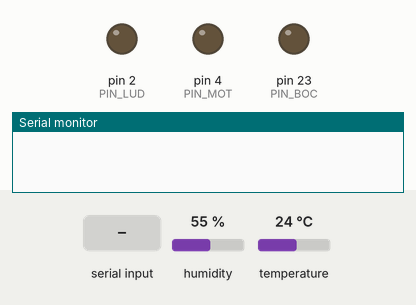
This sketch was run on a simulated Arduino Mega 2560, built with avr-gcc and run on an emulated ATmega2560. Shown: output pins drawn as LEDs (lit = HIGH), the last lines printed to the serial monitor. The inputs (shaded band) are chosen by the test bench; at power-on: humidity 55 %, temperature 24 °C.

Above: at 1.2 s.
1.3 s: "led1:1\n" received over Serial
At 7.5 s:
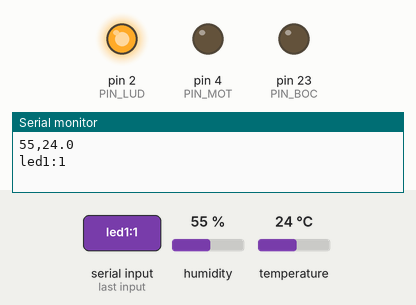
8.5 s: "bocina:1\n" received over Serial
At 14.5 s:
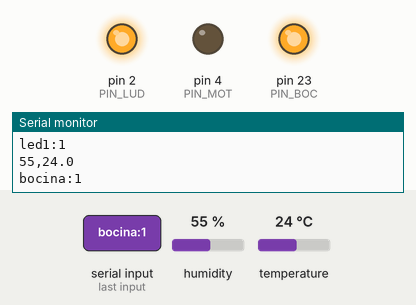
15.6 s: "led1" received over Serial
At 21.5 s:
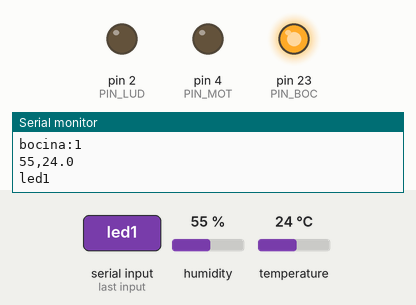
22.6 s: "led2:1\n" received over Serial
At 28.5 s:
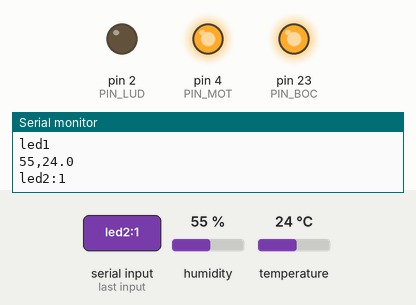
29.7 s: "bocina" received over Serial
At 35.6 s:
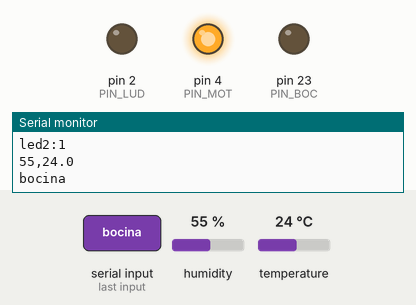
36.7 s: "led1:150\n" received over Serial
At 42.7 s:
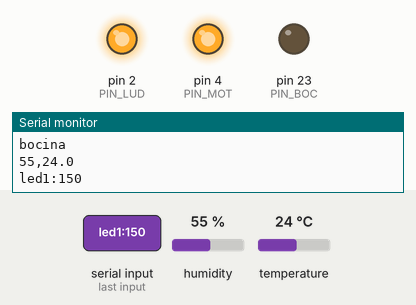
Timing chart, 0 to 44.2 s (numbered marks = the images above; inputs shaded):
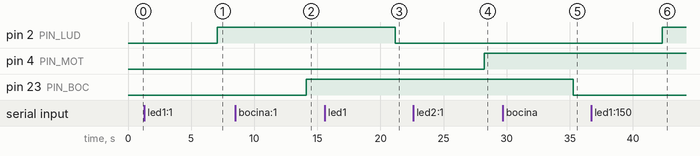

Measured:
- after the input at 1.3 s, pin 2 (PIN_LUD): LOW → HIGH after 5.8 s
- after the input at 8.5 s, pin 23 (PIN_BOC): LOW → HIGH after 5.6 s
- after the input at 15.6 s, pin 2 (PIN_LUD): HIGH → LOW after 5.6 s
- after the input at 22.6 s, pin 4 (PIN_MOT): LOW → HIGH after 5.6 s
- after the input at 29.7 s, pin 23 (PIN_BOC): HIGH → LOW after 5.6 s
- after the input at 36.7 s, pin 2 (PIN_LUD): LOW → HIGH after 5.6 s

The sketch:

ReadTempAndHumidity.ino
```cpp
#include <DHT11.h>
#include <Arduino.h>

DHT11 dht11(5);
#define PIN_LUD 2
#define PIN_MOT 4
#define PIN_BOC 23

int value_led1=0;
int value_led2=0;
int value_bocina=0;
//String cad, cad1, cad2, cad3;
//int vled = 0, vmot = 0, vboc = 0, pos;

void fnActuadores(String cad){
  int pos;
  String label, value;
  cad.trim();
  cad.toLowerCase();
  pos = cad.indexOf(':');
  label = cad.substring(0,pos);
  value = cad.substring(pos+1);

  Serial.println(cad);

  if(label.equals("led1")){
    if(value_led1 != value.toInt()){
      value_led1 = value.toInt();
      digitalWrite(PIN_LUD,value_led1);
    }
  }
  if(label.equals("led2")){
    if(value_led2 != value.toInt()){
      value_led2 = value.toInt();
      digitalWrite(PIN_MOT,value_led2);
    }
  }
  if(label.equals("bocina")){
    if(value_bocina != value.toInt()){
      value_bocina = value.toInt();
      digitalWrite(PIN_BOC,value_bocina);
    }
  }

}
void setup()
{
    Serial.begin(115200);
    delay(30);
    pinMode(PIN_LUD, OUTPUT);
    pinMode(PIN_BOC, OUTPUT);
    pinMode(PIN_MOT, OUTPUT);
    digitalWrite(PIN_LUD, value_led1);
    digitalWrite(PIN_MOT, value_led2);
    digitalWrite(PIN_BOC, value_bocina);
}

void loop()
{
    if (Serial.available()) {
      fnActuadores(Serial.readString());
    }
    delay(4000);

    float t = dht11.readTemperature();
    int h = dht11.readHumidity();
    if (t != DHT11::ERROR_CHECKSUM && t != DHT11::ERROR_TIMEOUT &&
        h != DHT11::ERROR_CHECKSUM && h != DHT11::ERROR_TIMEOUT)
    delay(1000);
    //Serial.print(F("Humedad: "));
    Serial.println(String(h) + "," + String(t,1));
    //Serial.print(F("%  Temperatura: "));
    //Serial.println(t);
    //Serial.println(F("°C "));
}
```
